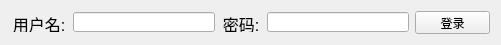
        <widget class="QWidget" name="layoutWidget">
            <property name="geometry">
                <rect>
                    <x>10</x>
                    <y>180</y>
                    <width>481</width>
                    <height>25</height>
                </rect>
            </property>
            <layout class="QHBoxLayout" name="horizontalLayout">
                <item>
                    <widget class="QLabel" name="label">
                        <property name="minimumSize">
                            <size>
                                <width>56</width>
                                <height>20</height>
                            </size>
                        </property>
                        <property name="maximumSize">
                            <size>
                                <width>56</width>
                                <height>20</height>
                            </size>
                        </property>
                        <property name="font">
                            <font>
                                <pointsize>12</pointsize>
                                <weight>50</weight>
                                <bold>false</bold>
                                <underline>false</underline>
                                <stylestrategy>PreferDefault</stylestrategy>
                            </font>
                        </property>
                        <property name="text">
                            <string>&lt;html&gt;&lt;head/&gt;&lt;body&gt;&lt;p align=&quot;center&quot;&gt;用户名:&lt;/p&gt;&lt;/body&gt;&lt;/html&gt;</string>
                        </property>
                    </widget>
                </item>
                <item>
                    <widget class="QLineEdit" name="le_userName">
                        <property name="minimumSize">
                            <size>
                                <width>142</width>
                                <height>20</height>
                            </size>
                        </property>
                        <property name="maximumSize">
                            <size>
                                <width>142</width>
                                <height>20</height>
                            </size>
                        </property>
                    </widget>
                </item>
                <item>
                    <widget class="QLabel" name="label_2">
                        <property name="minimumSize">
                            <size>
                                <width>40</width>
                                <height>20</height>
                            </size>
                        </property>
                        <property name="maximumSize">
                            <size>
                                <width>40</width>
                                <height>20</height>
                            </size>
                        </property>
                        <property name="font">
                            <font>
                                <pointsize>12</pointsize>
                                <weight>50</weight>
                                <bold>false</bold>
                                <underline>false</underline>
                                <stylestrategy>PreferDefault</stylestrategy>
                            </font>
                        </property>
                        <property name="text">
                            <string>&lt;html&gt;&lt;head/&gt;&lt;body&gt;&lt;p align=&quot;center&quot;&gt;密码:&lt;/p&gt;&lt;/body&gt;&lt;/html&gt;</string>
                        </property>
                    </widget>
                </item>
                <item>
                    <widget class="QLineEdit" name="le_passWord">
                        <property name="minimumSize">
                            <size>
                                <width>142</width>
                                <height>20</height>
                            </size>
                        </property>
                        <property name="maximumSize">
                            <size>
                                <width>142</width>
                                <height>20</height>
                            </size>
                        </property>
                        <property name="echoMode">
                            <enum>QLineEdit::Password</enum>
                        </property>
                    </widget>
                </item>
                <item>
                    <widget class="QPushButton" name="btn_login">
                        <property name="minimumSize">
                            <size>
                                <width>75</width>
                                <height>23</height>
                            </size>
                        </property>
                        <property name="maximumSize">
                            <size>
                                <width>75</width>
                                <height>23</height>
                            </size>
                        </property>
                        <property name="text">
                            <string>登录</string>
                        </property>
                    </widget>
                </item>
            </layout>
        </widget>
